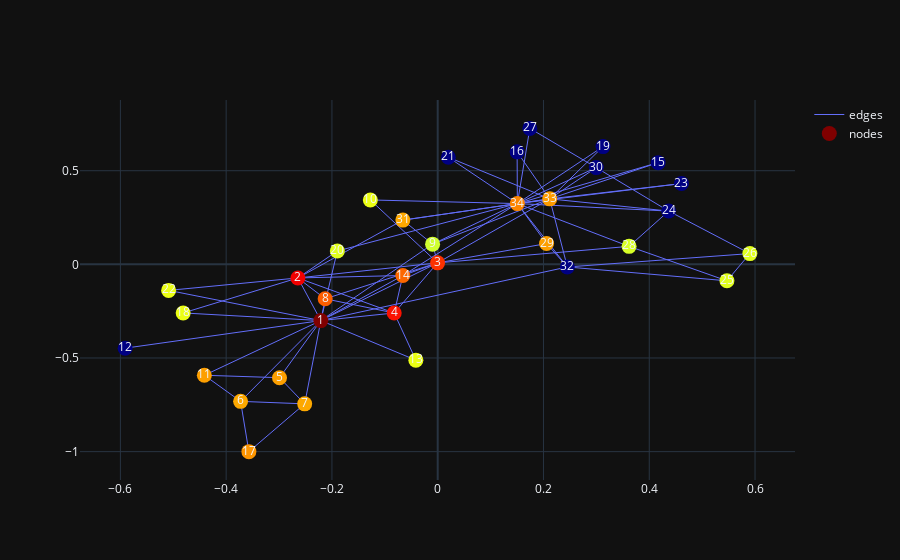

Notebook source saved alongside this figure:
### Code cell
cosine_similarity = visualize_cosine_similarity(G, global_root_node, pos)
cosine_similarity = add_markers(cosine_similarity, global_markers)
cosine_similarity.show(config={'scrollZoom' : True})
df_cosine_similarity = cos_sim.get_cosine(G, global_root_node)
# df_cosine_similarity

### Figure 1 — Plotly figure (JSON) as saved in the notebook; plotly's stock layout.template omitted (floating-point values rounded to 4 significant figures; data arrays with more than 128 entries replaced by an {"elided": "..."} marker saying what was removed)
{"data": [{"line": {"width": 1}, "marker": {"color": [6.908, 5.637, 5.263, 5.43, 4.665, 4.614, 4.614, 5.016, 3.883, 4.034, 4.665, 0, 4.034, 4.968, 0, 0, 4.718, 4.034, 0, 3.981, 0, 4.034, 0, 0, 3.981, 3.981, 0, 3.931, 4.665, 0, 4.614, 0, 4.682, 4.805], "colorscale": [[0, "rgb(0,0,131)"], [0.2, "rgb(0,60,170)"], [0.4, "rgb(5,255,255)"], [0.6, "rgb(255,255,0)"], [0.8, "rgb(250,0,0)"], [1, "rgb(128,0,0)"]], "size": 15}, "mode": "lines", "name": "edges", "type": "scatter", "uid": "2d99ce73-b2d5-4924-a876-76e506762800", "x": {"elided": "234 float values"}, "y": {"elided": "234 float values"}}, {"customdata": [[6.908, 16], [5.637, 9], [5.263, 10], [5.43, 6], [4.665, 3], [4.614, 4], [4.614, 4], [5.016, 4], [3.883, 5], [4.034, 2], [4.665, 3], [0, 1], [4.034, 2], [4.968, 5], [0, 2], [0, 2], [4.718, 2], [4.034, 2], [0, 2], [3.981, 3], [0, 2], [4.034, 2], [0, 2], [0, 5], [3.981, 3], [3.981, 3], [0, 2], [3.931, 4], [4.665, 3], [0, 4], [4.614, 4], [0, 6], [4.682, 12], [4.805, 17]], "hovertemplate": "Node: %{text} <br> CosSim: %{customdata[0]} <br> Degree: %{customdata[1]} <extra></extra>", "marker": {"color": [6.908, 5.637, 5.263, 5.43, 4.665, 4.614, 4.614, 5.016, 3.883, 4.034, 4.665, 0, 4.034, 4.968, 0, 0, 4.718, 4.034, 0, 3.981, 0, 4.034, 0, 0, 3.981, 3.981, 0, 3.931, 4.665, 0, 4.614, 0, 4.682, 4.805], "colorscale": [[0, "rgb(0,0,131)"], [0.2, "rgb(0,60,170)"], [0.4, "rgb(5,255,255)"], [0.6, "rgb(255,255,0)"], [0.8, "rgb(250,0,0)"], [1, "rgb(128,0,0)"]], "size": 15}, "mode": "markers+text", "name": "nodes", "text": [1, 2, 3, 4, 5, 6, 7, 8, 9, 10, 11, 12, 13, 14, 15, 16, 17, 18, 19, 20, 21, 22, 23, 24, 25, 26, 27, 28, 29, 30, 31, 32, 33, 34], "type": "scatter", "uid": "252088c6-a109-4388-8183-fe091dcf7dc9", "x": [-0.221, -0.2644, -0.0002348, -0.08225, -0.2991, -0.3727, -0.2515, -0.2128, -0.009685, -0.1274, -0.4413, -0.5911, -0.04132, -0.06597, 0.4168, 0.1501, -0.357, -0.4813, 0.3126, -0.1898, 0.02011, -0.5088, 0.4609, 0.4367, 0.5469, 0.5903, 0.1742, 0.3619, 0.2058, 0.2998, -0.06592, 0.2451, 0.2118, 0.1506], "y": [-0.3003, -0.07257, 0.007985, -0.2597, -0.6052, -0.7315, -0.7449, -0.184, 0.108, 0.344, -0.5922, -0.4476, -0.5115, -0.0595, 0.5431, 0.6006, -1, -0.2595, 0.6287, 0.07142, 0.5718, -0.139, 0.4314, 0.2845, -0.08786, 0.05749, 0.7261, 0.09602, 0.111, 0.5166, 0.2363, -0.01397, 0.3497, 0.3245]}], "layout": {"dragmode": "pan"}}
